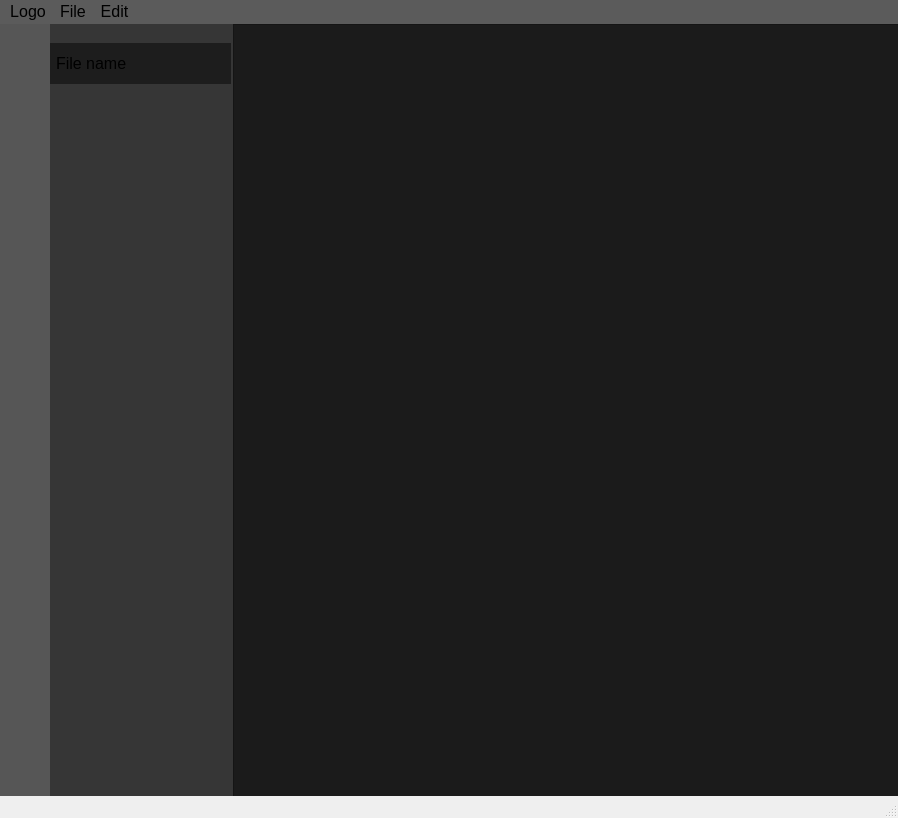
<?xml version="1.0" encoding="UTF-8"?>
<ui version="4.0">
 <class>MainWindow</class>
 <widget class="QMainWindow" name="MainWindow">
  <property name="geometry">
   <rect>
    <x>0</x>
    <y>0</y>
    <width>898</width>
    <height>818</height>
   </rect>
  </property>
  <property name="windowTitle">
   <string>MainWindow</string>
  </property>
  <property name="styleSheet">
   <string notr="true"/>
  </property>
  <widget class="QWidget" name="centralwidget">
   <widget class="QLabel" name="options">
    <property name="geometry">
     <rect>
      <x>0</x>
      <y>0</y>
      <width>51</width>
      <height>871</height>
     </rect>
    </property>
    <property name="styleSheet">
     <string notr="true">background:rgb(86, 86, 86);</string>
    </property>
    <property name="text">
     <string/>
    </property>
   </widget>
   <widget class="QLabel" name="file_manager">
    <property name="geometry">
     <rect>
      <x>50</x>
      <y>0</y>
      <width>191</width>
      <height>871</height>
     </rect>
    </property>
    <property name="styleSheet">
     <string notr="true">background:rgb(54, 54, 54);</string>
    </property>
    <property name="text">
     <string/>
    </property>
   </widget>
   <widget class="QLabel" name="file_names">
    <property name="geometry">
     <rect>
      <x>50</x>
      <y>19</y>
      <width>181</width>
      <height>41</height>
     </rect>
    </property>
    <property name="font">
     <font>
      <pointsize>12</pointsize>
     </font>
    </property>
    <property name="styleSheet">
     <string notr="true">background:rgb(29, 29, 29);
color:&quot;white&quot;;
padding: 0px 5px;</string>
    </property>
    <property name="text">
     <string>File name</string>
    </property>
    <property name="wordWrap">
     <bool>true</bool>
    </property>
    <property name="indent">
     <number>1</number>
    </property>
   </widget>
   <widget class="QTextEdit" name="workspace">
    <property name="geometry">
     <rect>
      <x>233</x>
      <y>0</y>
      <width>1911</width>
      <height>871</height>
     </rect>
    </property>
    <property name="styleSheet">
     <string notr="true">background:rgb(27, 27, 27);
padding: 28px 15px;
color: red;
font-size: 18px;</string>
    </property>
    <property name="html">
     <string>&lt;!DOCTYPE HTML PUBLIC &quot;-//W3C//DTD HTML 4.0//EN&quot; &quot;http://www.w3.org/TR/REC-html40/strict.dtd&quot;&gt;
&lt;html&gt;&lt;head&gt;&lt;meta name=&quot;qrichtext&quot; content=&quot;1&quot; /&gt;&lt;style type=&quot;text/css&quot;&gt;
p, li { white-space: pre-wrap; }
&lt;/style&gt;&lt;/head&gt;&lt;body style=&quot; font-family:'MS Shell Dlg 2'; font-size:18px; font-weight:400; font-style:normal;&quot;&gt;
&lt;p style=&quot;-qt-paragraph-type:empty; margin-top:0px; margin-bottom:0px; margin-left:0px; margin-right:0px; -qt-block-indent:0; text-indent:0px; font-size:8.25pt;&quot;&gt;&lt;br /&gt;&lt;/p&gt;&lt;/body&gt;&lt;/html&gt;</string>
    </property>
   </widget>
   <widget class="QLabel" name="files">
    <property name="geometry">
     <rect>
      <x>0</x>
      <y>20</y>
      <width>51</width>
      <height>41</height>
     </rect>
    </property>
    <property name="styleSheet">
     <string notr="true">font-size: 20px;
image-size:10px 10px;</string>
    </property>
    <property name="text">
     <string/>
    </property>
    <property name="pixmap">
     <pixmap>../../../downloaded_images/renegane.png</pixmap>
    </property>
    <property name="wordWrap">
     <bool>false</bool>
    </property>
   </widget>
  </widget>
  <widget class="QStatusBar" name="statusbar">
   <property name="acceptDrops">
    <bool>false</bool>
   </property>
  </widget>
  <widget class="QMenuBar" name="menubar">
   <property name="geometry">
    <rect>
     <x>0</x>
     <y>0</y>
     <width>898</width>
     <height>27</height>
    </rect>
   </property>
   <property name="font">
    <font>
     <pointsize>12</pointsize>
    </font>
   </property>
   <property name="styleSheet">
    <string notr="true">background:rgb(91, 91, 91);</string>
   </property>
   <widget class="QMenu" name="menuFile">
    <property name="styleSheet">
     <string notr="true">background: grey;
color: red;</string>
    </property>
    <property name="title">
     <string>File</string>
    </property>
   </widget>
   <widget class="QMenu" name="menuEdit">
    <property name="title">
     <string>Edit</string>
    </property>
   </widget>
   <widget class="QMenu" name="Logo">
    <property name="font">
     <font>
      <pointsize>12</pointsize>
     </font>
    </property>
    <property name="title">
     <string>Logo</string>
    </property>
    <property name="icon">
     <iconset>
      <normaloff>../../../downloaded_images/Sharingan.png</normaloff>../../../downloaded_images/Sharingan.png</iconset>
    </property>
   </widget>
   <addaction name="Logo"/>
   <addaction name="menuFile"/>
   <addaction name="menuEdit"/>
  </widget>
 </widget>
 <resources/>
 <connections/>
</ui>
